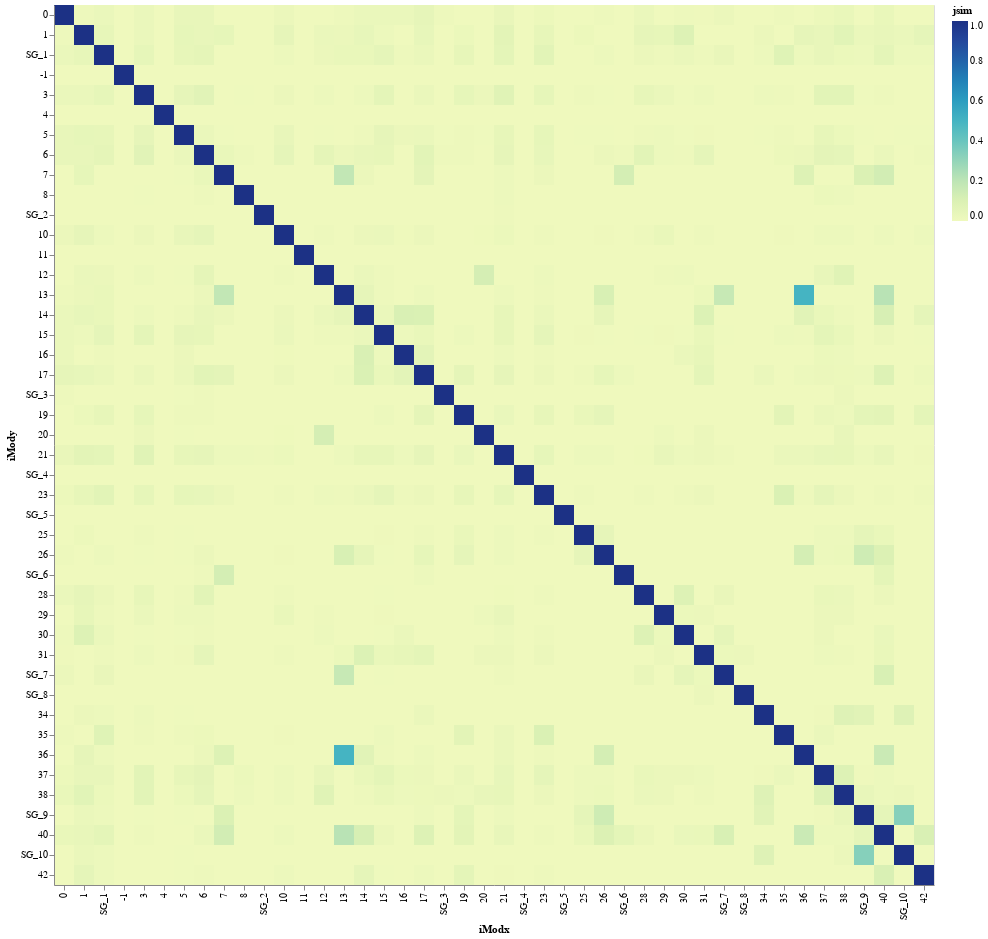

Here is the notebook cell this chart was saved with:
### Code cell
alt.Chart(self_sims).mark_rect().encode(
    x='iModx:O',
    y='iMody:O',
    color='jsim:Q'
)

### Figure 1 — Vega-Lite specification as saved in the notebook (floating-point values rounded to 4 significant figures; data arrays with more than 128 entries replaced by an {"elided": "..."} marker saying what was removed)
{"config": {"view": {"continuousWidth": 400, "continuousHeight": 300}}, "data": {"name": "data-d4e5b2fcf0b7a1a581bfa6a433da5db8"}, "mark": "rect", "encoding": {"color": {"field": "jsim", "type": "quantitative"}, "x": {"field": "iModx", "type": "ordinal"}, "y": {"field": "iMody", "type": "ordinal"}}, "$schema": "https://vega.github.io/schema/vega-lite/v4.17.0.json", "datasets": {"data-d4e5b2fcf0b7a1a581bfa6a433da5db8": {"elided": "1936 records"}}}
